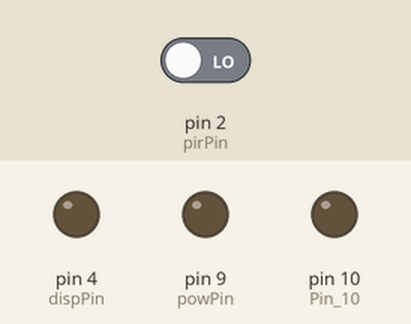
Recording of a sketch running on a simulated Arduino Uno, built with avr-gcc and run on an emulated ATmega328P. Shown: output pins drawn as LEDs (lit = HIGH). Inputs (shaded band) come from the test bench; at power-on: pin 2 (pirPin) LOW. Storage starts empty; the modem accepts every AT command (registered, SIM ready, sends succeed) and sends nothing else; what the sketch prints to the serial monitor is not drawn.

Above: at 3.9 s.
4.0 s: pin 2 (pirPin) driven HIGH
At 5.2 s:
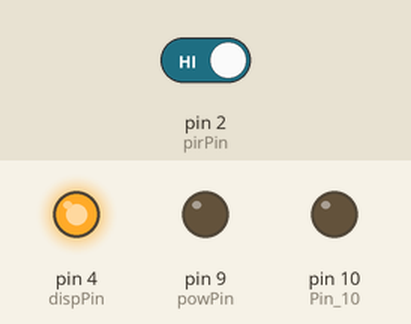
5.5 s: pin 2 (pirPin) driven LOW
At 6.3 s:
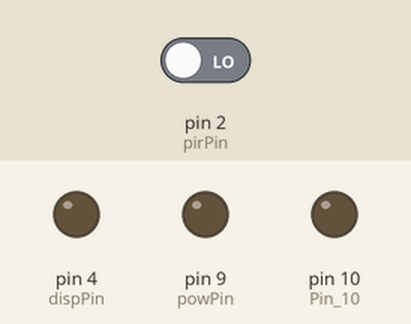
Timing chart, 0 to 8.5 s (numbered marks = the images above; inputs shaded):
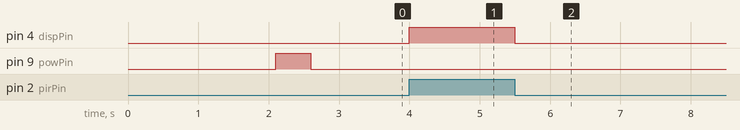

Measured:
- after the input at 4.0 s, pin 4 (dispPin): LOW → HIGH at once
- after the input at 5.5 s, pin 4 (dispPin): HIGH → LOW at once

The sketch:

PIR_SD_Xiv_GPRS_INPROGRESS_Minimal.ino
```cpp
#include <SD.h>
#include <SoftwareSerial.h>

// Define constants for GPRS shield function
const int rxPin = 7;  // Receive pin for software serial
const int txPin = 8;  // Transmit pin for software serial
const int powPin = 9;  // Software power-up pin

SoftwareSerial gprsSerial(rxPin, txPin);  // Define software serial connection for GPRS

const int csPin = 10;  // Chip select for SD shield

// Define pin constants for sensor(s)
const int dispPin = 4;  // LED indicating state of motion sensor
const int pirPin = 2;  // Motion sensor pin

// Define storage variables
int pir = 0;  // Variable to store the read value
int pir1 = 0;  // Variable to store the previous value for comparison

File dataFile;  // Define variable as a file for data logging

String DateTime;
String dataString;

void setup()
{
  // Define necessary pin modes
  pinMode(rxPin, INPUT);  // Software serial receive input
  pinMode(txPin, OUTPUT);  // Software serial transmiss output
  pinMode(powPin, OUTPUT);  // Software power-up output
  pinMode(dispPin, OUTPUT);  // LED indicator output
  pinMode(pirPin, INPUT);  // PIR sensor input

  Serial.begin(57600);

  Serial.print("Warming up motion sensor... ");
  delay(2000);  // Should be ~20 sec on first boot, but set low for debugging
  Serial.println("Motion sensor ready.");
  Serial.println();

  // Power up GPRS using software, if necessary
  Serial.print("Powering up GPRS...");
  powerUp();
  Serial.println("GPRS powered on.");
  Serial.println();

  gprsSerial.begin(57600);  // Initiate software serial connection for GPRS

  Serial.println("GPRS connection initialized.");
  Serial.println();

  Serial.print("Initializing SD card...");

  pinMode(10, OUTPUT);  // Pin 10 (chip select) must be set to OUTPUT even if unused

  if(!SD.begin(csPin))
  {
    Serial.println("card failed or not present.");
    delay(2000);
    return;
  }
  Serial.println("card initialized.");
  Serial.println();
}

void loop()
{
  //dataString = "";  // Create string for storing all data
  readAnalogSensors();

  if(pir != pir1)  // If sensor value is different than last time it was read
  {
    getDateTime();  // Get GPRS date/time by calling function

    dataString += String(DateTime);  // Add DateTime to dataString

    dataString += String(pir);  // Add PIR sensor value to dataString

    dataFile = SD.open("DATALOG.TXT", FILE_WRITE);  // Open data file, with full privileges, for writing

    if(dataFile)  // If file on SD card is opened successfully
    {
      dataFile.println(dataString);  // Print dataString to it
      dataFile.close();  // Close the data file and proceed

      Serial.println(dataString);  // Print dataString to serial monitor to confirm reasonable values
    }
    else
    {
      Serial.println("Error opening DATALOG.TXT!");  // If data file can't be opened, produce an error message
    }
    pir1 = pir;  // Set PIR storage value equal to value just read
    dataString = "";
  }
}

// Software start-up function for GPRS shield
void powerUp()
{
  digitalWrite(powPin, LOW);
  delay(100);
  digitalWrite(powPin, HIGH);
  delay(500);
  digitalWrite(powPin, LOW);
  delay(100);
}

void getDateTime()
{
  DateTime = "";

  gprsSerial.write("\nAT+CCLK?\r");  // Request date and time from GPRS
  // Since using "write", \n and \r included for proper AT formatting

  if(gprsSerial.available())  // If data is coming from GPRS
  {
    while(gprsSerial.available())  // Read the data into string from incoming bytes while they're available
    {
      char c = gprsSerial.read();  // Read each byte sent, one at a time, into storage variable

      DateTime += c;  // Add character to the end of the data string to be written to SD later
    }
  }
}

void readAnalogSensors()
{
  pir = digitalRead(pirPin);  // Retrieve value from PIR sensor
  digitalWrite(dispPin, pir);  // Set LED state to match sensor value
}

/*
void processDateTime()
 {
 if(DateTime.indexOf("+CCLK") >= 0)
 {
 int iPos = DateTime.indexOf(":");
 String dtStorePos = DateTime.substring(iPos + 2);

 readDateTime();
 }
 }
 */
```
